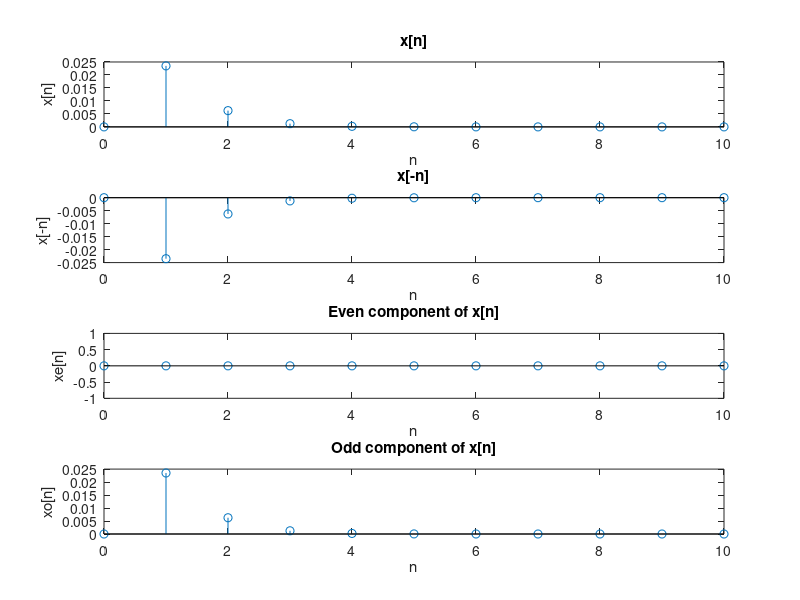

Here is the MATLAB script that generated this plot:
% ELEC342 LAB1, Part I Question 3 (a)


clc;
clear;

n = [0:10];
x = n;
x_neg = -n

fn1 = exp((-2).*abs(x)).*sin((2*pi/36).*x)
fn2 = exp((-2).*abs(x_neg)).*sin((2*pi/36).*x_neg)

even_comp = (fn1 + fn2)/2
odd_comp = (fn1 - fn2)/2

subplot(4,1,1)
stem(n,fn1)
xlabel(' n ')
ylabel(' x[n] ')
title(' x[n] ')

subplot(4,1,2)
stem(n,fn2)
xlabel(' n ')
ylabel(' x[-n] ')
title(' x[-n] ')

subplot(4,1,3)
stem(n,even_comp)
xlabel(' n ')
ylabel(' xe[n] ')
title(' Even component of x[n] ')

subplot(4,1,4)
stem(n,odd_comp)
xlabel(' n ')
ylabel(' xo[n] ')
title(' Odd component of x[n] ')
